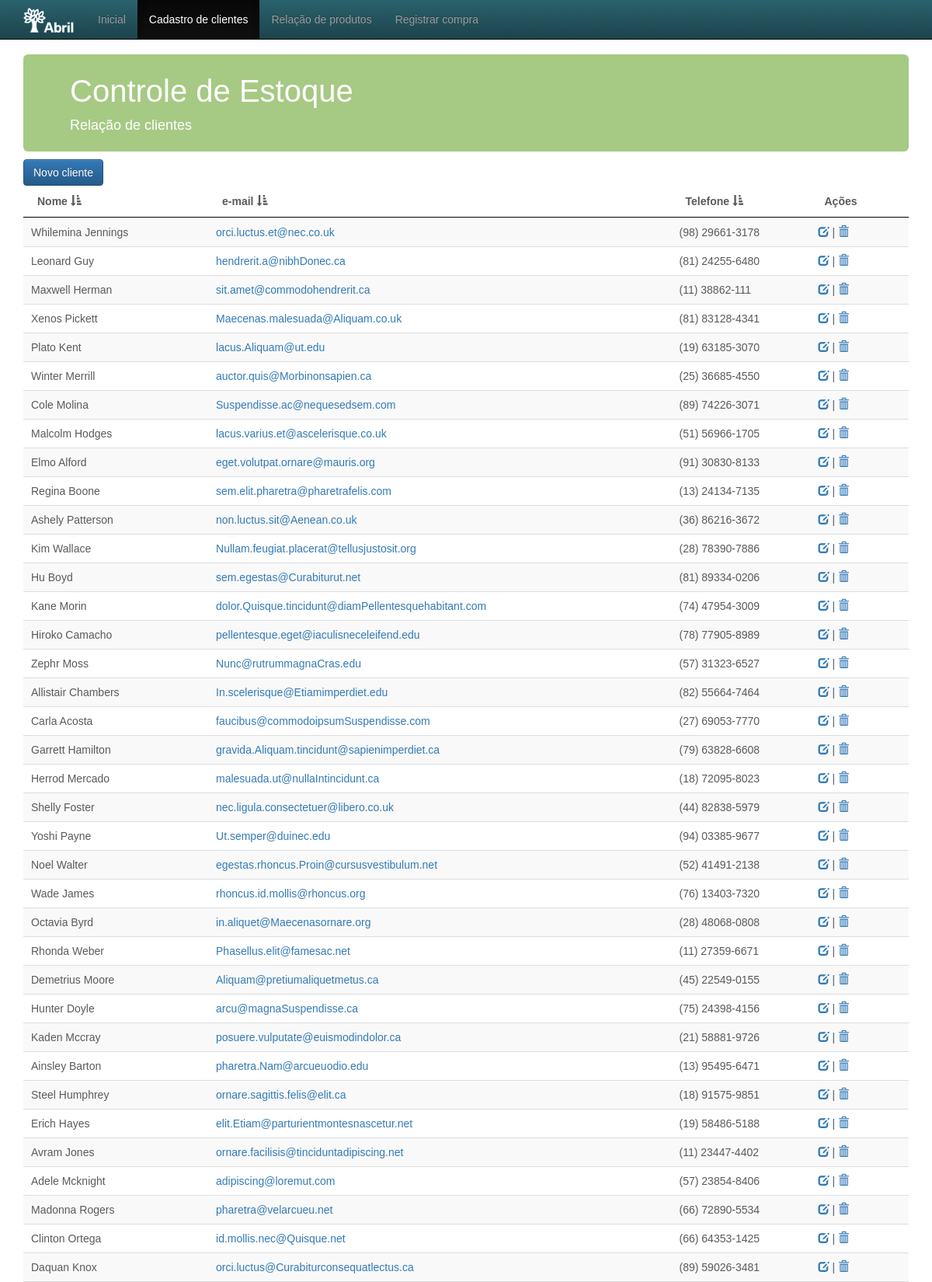
The page /clientes.php (upper part) on the database its author committed.
### tables this page shows
CREATE TABLE `cliente` (
  `idcliente` int(11) NOT NULL,
  `nome` varchar(255) DEFAULT NULL,
  `email` varchar(255) DEFAULT NULL,
  `telefone` varchar(20) DEFAULT NULL
);

### clientes.php (the view, shortened to what this page needs)
<!doctype html>
<html>
<head>
    <link href="css/bootstrap.css" rel="stylesheet">
    <link href="css/bootstrap-theme.min.css" rel="stylesheet">
    <link href="css/ie10-viewport-bug-workaround.css" rel="stylesheet">
    <link href="css/theme.css" rel="stylesheet">
    <link href="css/style.css" rel="stylesheet">
    <link href="css/carousel.css" rel="stylesheet">
    <link href="css/sticky-footer.css" rel="stylesheet">
    <link href="css/bootstrap-datetimepicker.min.css" rel="stylesheet">
<link rel="stylesheet" href="css/bootstrap-iso.css" />
<link rel="stylesheet" href="css/jquery.dataTables.min.css" />
</head>
<body>
<?php
$busca = "SELECT * from cliente ORDER BY idcliente DESC";
$retorna_busca = mysql_query($busca);
?>
    <nav class="navbar navbar-inverse navbar-fixed-top">
      <div class="container">
        <div class="navbar-header">
          <a class="navbar-brand" style="margin-top:-5px;" href="./"><img src="images/logo_abril.png"></a>
          </div>
          <div class="navbar-collapse collapse">
            <ul class="nav navbar-nav">
              <li><a href="./">Inicial</a></li>
              <li class="active"><a href="clientes.php">Cadastro de clientes</a></li>
              <li><a href="produtos.php">Relação de produtos</a></li>
              <li><a href="compra.php">Registrar compra</a></li>
            </ul>
        </div>
      </div>
    </nav>
<div class="container">
<div class="jumbotron">
        <h1>Controle de Estoque</h1>
        <p>Relação de clientes</p>
      </div>
<button type="button" class="btn btn-primary" onclick="location.href='novo_cliente.php'">Novo cliente</button>
<div class="row">
        <div class="col-md-12">
          <table id="tab_clientes" class="table table-striped">
            <thead>
              <tr>
                <th>Nome <span class="glyphicon glyphicon-sort-by-attributes"></span></th>
                <th>e-mail <span class="glyphicon glyphicon-sort-by-attributes"></span></th>
                <th>Telefone <span class="glyphicon glyphicon-sort-by-attributes"></span></th>
                <th>Ações</th>
              </tr>
            </thead>
            <tbody>
<?php
while($retorno = mysql_fetch_object($retorna_busca))
{
	echo "<tr><td>" . $retorno->nome . "</td>";
	echo "<td><a href=\"mailto:" . $retorno->email . "\">" . $retorno->email . "</td>";
	echo "<td><span class=\"telefone\">" . $retorno->telefone . "</span></td>";
	echo "<td><a href=\"edit_cliente.php?id=" . $retorno->idcliente . "\" title=\"Editar cadastro\"><span class=\"glyphicon glyphicon-edit\"></span></a> | <a href=\"apagar_cliente.php?id=" . $retorno->idcliente . "\" onclick=\"return confirm('Tem certeza que deseja excluir o cliente?')\" title=\"Apagar cadastro\"><span class=\"glyphicon glyphicon-trash\"></span></a></td></tr>";
}
	?>
	</tbody>
    </table>
    </div>
</div>
</div>
</body>
</html>

### css/theme.css (style rules this page uses)
body { padding-top: 70px; padding-bottom: 30px; }

### css/style.css (style rules this page uses)
body { font-family:Arial, sans-serif; }

### css/carousel.css (style rules this page uses)
body { padding-bottom: 40px; color: #5a5a5a; }

### css/sticky-footer.css (style rules this page uses)
html { position: relative; min-height: 100%; }
body { margin-bottom: 30px; }

### clientes.php (style rules this page uses)
.jumbotron { padding-top: 5px; padding-bottom: 10px; margin-bottom: 10px; color: #fff; background-color: #a6c984; }
.jumbotron h1, .jumbotron .h1 { font-size: 40px; color: inherit; }
.jumbotron p { margin-bottom: 10px; font-size: 18px; font-weight: 100; }

### rows shown on the page
cliente: nome "Whilemina Jennings", email "orci.luctus.et@nec.co.uk"
cliente: nome "Leonard Guy", email "hendrerit.a@nibhDonec.ca"
cliente: nome "Maxwell Herman", email "sit.amet@commodohendrerit.ca"
cliente: nome "Xenos Pickett", email "Maecenas.malesuada@Aliquam.co.uk"
cliente: nome "Plato Kent", email "lacus.Aliquam@ut.edu"
cliente: nome "Winter Merrill", email "auctor.quis@Morbinonsapien.ca"
cliente: nome "Cole Molina", email "Suspendisse.ac@nequesedsem.com"
cliente: nome "Malcolm Hodges", email "lacus.varius.et@ascelerisque.co.uk"
cliente: nome "Elmo Alford", email "eget.volutpat.ornare@mauris.org"
cliente: nome "Regina Boone", email "sem.elit.pharetra@pharetrafelis.com"
cliente: nome "Ashely Patterson", email "non.luctus.sit@Aenean.co.uk"
cliente: nome "Kim Wallace", email "Nullam.feugiat.placerat@tellusjustosit.org"
cliente: nome "Hu Boyd", email "sem.egestas@Curabiturut.net"
cliente: nome "Kane Morin", email "dolor.Quisque.tincidunt@diamPellentesquehabitant.com"
cliente: nome "Hiroko Camacho", email "pellentesque.eget@iaculisneceleifend.edu"
cliente: nome "Zephr Moss", email "Nunc@rutrummagnaCras.edu"
cliente: nome "Allistair Chambers", email "In.scelerisque@Etiamimperdiet.edu"
cliente: nome "Carla Acosta", email "faucibus@commodoipsumSuspendisse.com"
cliente: nome "Garrett Hamilton", email "gravida.Aliquam.tincidunt@sapienimperdiet.ca"
cliente: nome "Herrod Mercado", email "malesuada.ut@nullaIntincidunt.ca"
cliente: nome "Shelly Foster", email "nec.ligula.consectetuer@libero.co.uk"
cliente: nome "Yoshi Payne", email "Ut.semper@duinec.edu"
cliente: nome "Noel Walter", email "egestas.rhoncus.Proin@cursusvestibulum.net"
cliente: nome "Wade James", email "rhoncus.id.mollis@rhoncus.org"
cliente: nome "Octavia Byrd", email "in.aliquet@Maecenasornare.org"
cliente: nome "Rhonda Weber", email "Phasellus.elit@famesac.net"
cliente: nome "Demetrius Moore", email "Aliquam@pretiumaliquetmetus.ca"
cliente: nome "Hunter Doyle", email "arcu@magnaSuspendisse.ca"
cliente: nome "Kaden Mccray", email "posuere.vulputate@euismodindolor.ca"
cliente: nome "Ainsley Barton", email "pharetra.Nam@arcueuodio.edu"
cliente: nome "Steel Humphrey", email "ornare.sagittis.felis@elit.ca"
cliente: nome "Erich Hayes", email "elit.Etiam@parturientmontesnascetur.net"
cliente: nome "Avram Jones", email "ornare.facilisis@tinciduntadipiscing.net"
cliente: nome "Adele Mcknight", email "adipiscing@loremut.com"
cliente: nome "Madonna Rogers", email "pharetra@velarcueu.net"
cliente: nome "Clinton Ortega", email "id.mollis.nec@Quisque.net"
cliente: nome "Daquan Knox", email "orci.luctus@Curabiturconsequatlectus.ca"
